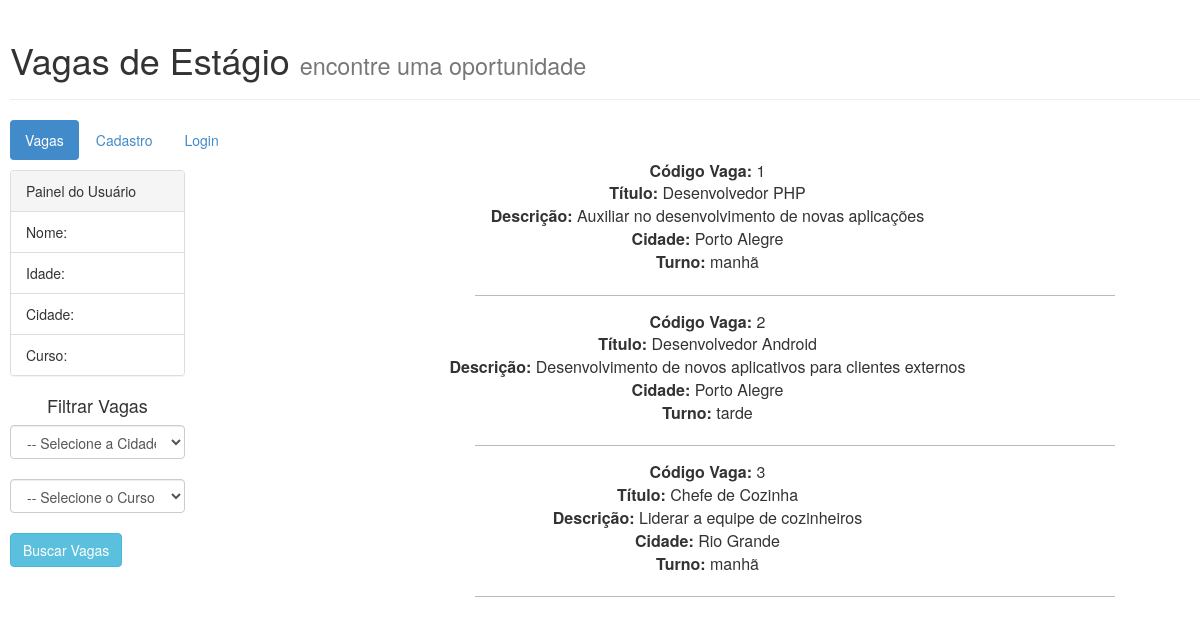
The page / on the database its author committed.
### tables this page shows
CREATE TABLE IF NOT EXISTS `vagas` (
  `idVaga` int(11) NOT NULL AUTO_INCREMENT,
  `nome` varchar(50) NOT NULL,
  `descricao` text NOT NULL,
  `cidades_idCidade` int(11) NOT NULL,
  `cursos_idCurso` int(11) NOT NULL,
  `status` tinyint(1) NOT NULL,
  `turno` varchar(10) NOT NULL,
  PRIMARY KEY (`idVaga`),
  KEY `fk_vagas_cidades_idx` (`cidades_idCidade`),
  KEY `fk_vagas_cursos1_idx` (`cursos_idCurso`)
);

CREATE TABLE IF NOT EXISTS `cidades` (
  `idCidade` int(11) NOT NULL AUTO_INCREMENT,
  `municipio` varchar(50) NOT NULL,
  PRIMARY KEY (`idCidade`)
);

### index.php (the view, shortened to what this page needs)
<!DOCTYPE html>
<html>
	<head>
		<html xmlns="http://www.w3.org/1999/xhtml" lang="pt-br" xml:lang="pt-br">
		<link href="bootstrap/css/bootstrap.css" rel="stylesheet">
		<link href="estilos/geral.css" rel="stylesheet">
	</head>
	<body>
		<header>
			<div class="page-header">
  				<h1>Vagas de Estágio <small>encontre uma oportunidade</small></h1>
			</div>
			<div class="menus">
				<ul class="nav nav-pills">
					<li class="active"><a href="index.php">Vagas</a></li>
  					<li><a href="cadastro.html">Cadastro</a></li>
  					<li><a href="login.html">Login</a></li>
				</ul>
			</div>
		</header>
		<main>
			<section id="dados">
				<article>
					<div class="row">
					<div class="col-md-2" id="dadosusuario">
						<div class="panel panel-default">
						  <div class="panel-heading">Painel do Usuário</div>
						  <ul class="list-group">
							<li class="list-group-item">Nome: </li>
							<li class="list-group-item">Idade: </li>
							<li class="list-group-item">Cidade: </li>
							<li class="list-group-item">Curso: </li>
						  </ul>
						</div>
					<div>
						<?php
							include_once "classeBD.php";
						?>
						<form action="filtrarvagas.php" method="post">
							<h4>Filtrar Vagas</h4>
							<select name="cidade" id="label-cidade" class="form-control">
								<option value="0">-- Selecione a Cidade --</option>
							</select>
							<br>
							<select name="curso" id="label-cidade" class="form-control">
								<option value="0">-- Selecione o Curso --</option>
							</select>
							<br>
							<input type="submit" class="btn btn-info" name="buscar" id="buscar" value="Buscar Vagas" />
							<br><br><br>
						</form>
					</div>
					</div>
					<div class="vagas">
						<?php
						include_once "classeBD.php";
						$bd = new FuncoesBD();
						$bd -> conectar();
						$bd -> getVagas();
						?>
					</div>
					<div class="col-md-4"></div>
					</div>
				</article>
			</section>
		</main>
		<footer>
		<br><br>
		</footer>
	</body>
</html>

### classeBD.php (shortened to what this page needs)
<?php
	class FuncoesBD{
		private $conexao;
		function conectar(){
			$this->conexao = mysqli_connect("localhost", "root", "") or die ("Falha na conexão com o Banco de Dados");
			mysqli_select_db($this->conexao, "vagasweb") or die("Banco não encontrado");
			mysqli_set_charset($this->conexao, "utf8");
		}
		function getVagas(){
			$consulta = "SELECT vagas.idVaga, vagas.nome, vagas.descricao, vagas.cidades_idCidade, vagas.turno, cidades.municipio FROM vagas
						 INNER JOIN cidades
						 ON vagas.cidades_idCidade = cidades.idCidade";
			$resultado = mysqli_query($this->conexao, $consulta) or die ("Erro ao encontrar vagas");
			while($registro=mysqli_fetch_array($resultado)){
				echo "<span>Código Vaga: </span>".$registro['idVaga']."<br>";
				echo "<span>Título: </span>".$registro['nome']."<br>";
				echo "<span>Descrição: </span>".$registro['descricao']."<br>";
				echo "<span>Cidade: </span>".$registro['municipio']."<br>";
				echo "<span>Turno: </span>".$registro['turno']."<br><br><br>";
				echo "<div class='dtl-vagas'>";
				echo "</div>";
			}
		}
	}
?>

### estilos/geral.css (style rules this page uses)
.page-header { margin-left: 10px; }
.menus { margin-left: 10px; }
#dadosusuario { margin-top: 10px; margin-left: 10px; }
.vagas { text-align: center; font-size: 16px; }
.dtl-vagas { background: #bbb; height: 1px; width: 640px; position: relative; left: 490px; margin-bottom: 15px; margin-top: -25px; }
span { font-weight: bold; }
h4 { text-align: center; }

### rows shown on the page
vagas: idVaga "1", nome "Desenvolvedor PHP", descricao "Auxiliar no desenvolvimento de novas aplicações", cidades.municipio "Porto Alegre", turno "manhã"
vagas: idVaga "2", nome "Desenvolvedor Android", descricao "Desenvolvimento de novos aplicativos para clientes externos", cidades.municipio "Porto Alegre", turno "tarde"
vagas: idVaga "3", nome "Chefe de Cozinha", descricao "Liderar a equipe de cozinheiros", cidades.municipio "Rio Grande", turno "manhã"
